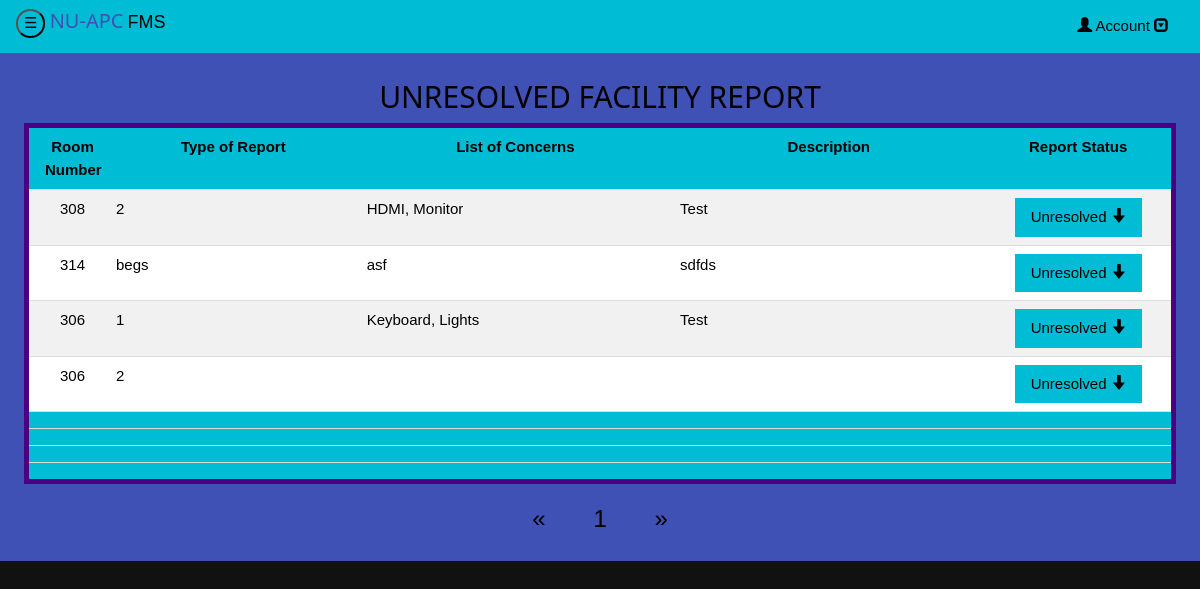
The app's page /viewreports.php with its own data.
### tables this page shows
CREATE TABLE `room_reports` (
  `room_reports_id` smallint(6) NOT NULL,
  `Room_id` char(5) NOT NULL,
  `room_reports_type_of_report` varchar(32) NOT NULL,
  `room_reports_name_of_facility` varchar(150) NOT NULL,
  `room_reports_description` varchar(100) DEFAULT NULL,
  `room_reports_status` enum('0','1') NOT NULL,
  `room_reports_created_at` timestamp NOT NULL DEFAULT CURRENT_TIMESTAMP ON UPDATE CURRENT_TIMESTAMP,
  `room_reports_updated_at` text
);

### viewreports.php (the view, shortened to what this page needs)
<!DOCTYPE html>
<html>
    <head>
        <link rel="stylesheet" href="https://maxcdn.bootstrapcdn.com/bootstrap/3.3.7/css/bootstrap.min.css">
        <link rel="stylesheet" href="css/style.css">
        <link rel="stylesheet" href="https://cdnjs.cloudflare.com/ajax/libs/font-awesome/4.7.0/css/font-awesome.min.css">
    </head>
    <body>
        <div id="main">
            <div class="w3-container w3-col w3-row w3-cyan l12" style = "position:fixed">
                <button id="openNav" class="w3-circle w3-cyan w3-medium" onclick = "w3_open()">&#9776;</button>
                <h4 class = "w3-text-indigo" style = "display:inline-block"><a href = "index.php">NU-APC</a></h4>
                <span class = "w3-text-black"><font size = "4"> FMS</font></span>
                <div class = "w3-dropdown-hover" style = "float:right">
                <button class="w3-button w3-cyan" style = "padding:15px"><span class = "glyphicon glyphicon-user">
                </span> Account <span class = "glyphicon glyphicon-collapse-down"></button>
            </div>
        </div>
    <div class="w3-container w3-indigo w3-text-black" style = "overflow:hidden;padding-top:70px">
    <h2 style = "text-align:center;color:black" >UNRESOLVED FACILITY REPORT</h2>
        <div class="w3-responsive w3-row-padding w3-margin-bottom">
        <?php
        require "php script/connector.php";
        $results_per_page  = 11;
        $sql = "SELECT * FROM room_reports WHERE room_reports_status = '0'";
        $result = mysqli_query($conn, $sql);
        $number_of_results = mysqli_num_rows($result);
        $number_of_pages = ceil($number_of_results/$results_per_page);
        if(!isset($_GET['page'])) {
            $page = 1;
        } else {
            $page = $_GET['page'];
        }
        $this_page_first_result = ($page-1)*$results_per_page;
        $sql = "SELECT * FROM room_reports WHERE room_reports_status = '0' ORDER BY room_reports_created_at DESC LIMIT " . $this_page_first_result . ',' . $results_per_page;
        $result = mysqli_query($conn, $sql);
        echo"<table class = 'w3-table-all w3-hoverable' style = 'border:5px solid indigo;table-layout:fixed;overflow:hidden'>";
                    echo"<tr class = 'w3-cyan'>
                    <th style = 'text-align:center;width:65px'>Room Number</th>
                    <th style = 'text-align:center;width:200px'>Type of Report</th>
                    <th style = 'text-align:center;width:250px'>List of Concerns</th>
                    <th style = 'text-align:center;width:250px'>Description</th>
                    <th style = 'text-align:center;width:150px'>Report Status</th>
                    </tr>";
        while ($row = mysqli_fetch_array($result)) {
            echo"<tr>
            <td style = 'text-align:center;width:65px'>{$row['Room_id']}</td>
            <td style = 'width:200px'>{$row['room_reports_type_of_report']}</td>
            <td style = 'width:250px'>{$row['room_reports_name_of_facility']}</td>
            <td style = 'width:250px;word-wrap:break-word'>{$row['room_reports_description']}</td>
            <td style = 'text-align:center;width:150px'>
            <div class = 'w3-dropdown-hover' style = 'float:middle'>
                <button class='w3-button w3-cyan ' style = 'padding:5px:'>Unresolved <span class = 'glyphicon glyphicon-arrow-down'></button>
                <div class='w3-dropdown-content w3-bar-block'>
                <a href=\"../php script/resolvereport.php?room_reports_id=".$row['room_reports_id']."\"class='w3-bar-item w3-indigo'>Resolved</a></option>
                </div>
            </div>
            </td></tr>";
        }
        echo"<tr>
        <td class = 'w3-cyan'></td>
        <td class = 'w3-cyan'></td>
        <td class = 'w3-cyan'></td>
        <td class = 'w3-cyan'></td>
        <td class = 'w3-cyan'></td>
        </tr><tr>
        <td class = 'w3-cyan'></td>
        <td class = 'w3-cyan'></td>
        <td class = 'w3-cyan'></td>
        <td class = 'w3-cyan'></td>
        <td class = 'w3-cyan'></td>
        </tr><tr>
        <td class = 'w3-cyan'></td>
        <td class = 'w3-cyan'></td>
        <td class = 'w3-cyan'></td>
        <td class = 'w3-cyan'></td>
        <td class = 'w3-cyan'></td>
        </tr><tr>
        <td class = 'w3-cyan'></td>
        <td class = 'w3-cyan'></td>
        <td class = 'w3-cyan'></td>
        <td class = 'w3-cyan'></td>
        <td class = 'w3-cyan'></td>
        </tr>";
        echo"</table>";
        $prev = max(1, $page - 1);
        $next = min($number_of_pages, $page + 1);
        echo "<div class='w3-bar w3-center w3-xlarge' style = 'margin-top:9px'>";
        echo "<a href='viewreports.php?page=" . ($prev)."' class = 'w3-button'>&laquo;</a>";
        for ($page = 1;$page <= $number_of_pages; $page++) {
            echo '<a href = "viewreports.php?page=' . $page . ' "class  = "w3-button w3-margin-left">' . $page . '</a> ';
        }
        echo "<a href='viewreports.php?page=" . ($next)."' class = 'w3-button' style = 'margin-left:9px'>&raquo;</a>";
        echo "</div>";
        ?>
        </div>
</html>

### css/style.css (style rules this page uses)
html { box-sizing:border-box }
*,*:before,*:after { box-sizing:inherit }
html { -ms-text-size-adjust:100%;-webkit-text-size-adjust:100% }
body { margin:0 }
a { background-color:transparent;-webkit-text-decoration-skip:objects }
button,input,select,textarea { font:inherit;margin:0 }
button,input { overflow:visible }
button,select { text-transform:none }
button,html [type=button],[type=reset],[type=submit] { -webkit-appearance:button }
html,body { font-family:Verdana,sans-serif;font-size:15px;line-height:1.5;background-color: #111 }
html { overflow-x:hidden }
h2 { font-size:30px }
h4 { font-size:20px }
h1,h2,h3,h4,h5,h6 { font-family:"Segoe UI",Arial,sans-serif;font-weight:400;margin:10px 0 }
a { color:inherit }
.w3-table,.w3-table-all { border-collapse:collapse;border-spacing:0;width:100%;display:table }
.w3-table-all { border:1px solid #ccc }
.w3-bordered tr,.w3-table-all tr { border-bottom:1px solid #ddd }
.w3-table-all tr:nth-child(odd) { background-color:#fff }
.w3-table-all tr:nth-child(even) { background-color:#f1f1f1 }
.w3-table td,.w3-table th,.w3-table-all td,.w3-table-all th { padding:8px 8px;display:table-cell;text-align:left;vertical-align:top }
.w3-table th:first-child,.w3-table td:first-child,.w3-table-all th:first-child,.w3-table-all td:first-child { padding-left:16px }
.w3-btn,.w3-button { border:none;display:inline-block;padding:8px 16px;vertical-align:middle;overflow:hidden;text-decoration:none;color:inherit;background-color:inherit;text-align:center;cursor:pointer;white-space:nowrap }
.w3-btn,.w3-button { -webkit-touch-callout:none;-webkit-user-select:none;-khtml-user-select:none;-moz-user-select:none;-ms-user-select:none;user-select:none }
.w3-dropdown-click,.w3-dropdown-hover { position:relative;display:inline-block;cursor:pointer }
.w3-dropdown-hover:first-child,.w3-dropdown-click:hover { background-color:#ccc;color:#000 }
.w3-main,#main { transition:margin-left .4s }
.w3-bar { width:100%;overflow:hidden }
.w3-bar .w3-button { white-space:normal }
.w3-responsive { display:block;overflow-x:auto }
.w3-container:after,.w3-container:before,.w3-panel:after,.w3-panel:before,.w3-row:after,.w3-row:before,.w3-row-padding:after,.w3-row-padding:before, .w3-cell-row:before,.w3-cell-row:after,.w3-clear:after,.w3-clear:before,.w3-bar:before,.w3-bar:after { content:"";display:table;clear:both }
.w3-col,.w3-half,.w3-third,.w3-twothird,.w3-threequarter,.w3-quarter { float:left;width:100% }
@media (min-width:993px) { .w3-col.l12 { width:99.99999% } }
.w3-circle { border-radius:50% }
.w3-row-padding,.w3-row-padding>.w3-half,.w3-row-padding>.w3-third,.w3-row-padding>.w3-twothird,.w3-row-padding>.w3-threequarter,.w3-row-padding>.w3-quarter,.w3-row-padding>.w3-col { padding:0 8px }
.w3-container,.w3-panel { padding:0.01em 16px }
.w3-medium { font-size:15px!important }
.w3-xlarge { font-size:24px!important }
.w3-center { text-align:center!important }
.w3-margin-bottom { margin-bottom:16px!important }
.w3-margin-left { margin-left:16px!important }
.w3-cyan,.w3-hover-cyan:hover { color:#000!important;background-color:#00bcd4!important }
.w3-indigo,.w3-hover-indigo:hover { color:#fff!important;background-color:#3f51b5!important }
.w3-text-indigo,.w3-hover-text-indigo:hover { color:#3f51b5!important }
.w3-text-black,.w3-hover-text-black:hover { color:#000!important }

### records on screen
room_reports: Room "308", room_reports_type_of_report "2", room_reports_name_of_facility "HDMI, Monitor", room_reports_description "Test"
room_reports: Room "314", room_reports_type_of_report "begs", room_reports_name_of_facility "asf", room_reports_description "sdfds"
room_reports: Room "306", room_reports_type_of_report "1", room_reports_name_of_facility "Keyboard, Lights", room_reports_description "Test"
room_reports: Room "306", room_reports_type_of_report "2"
